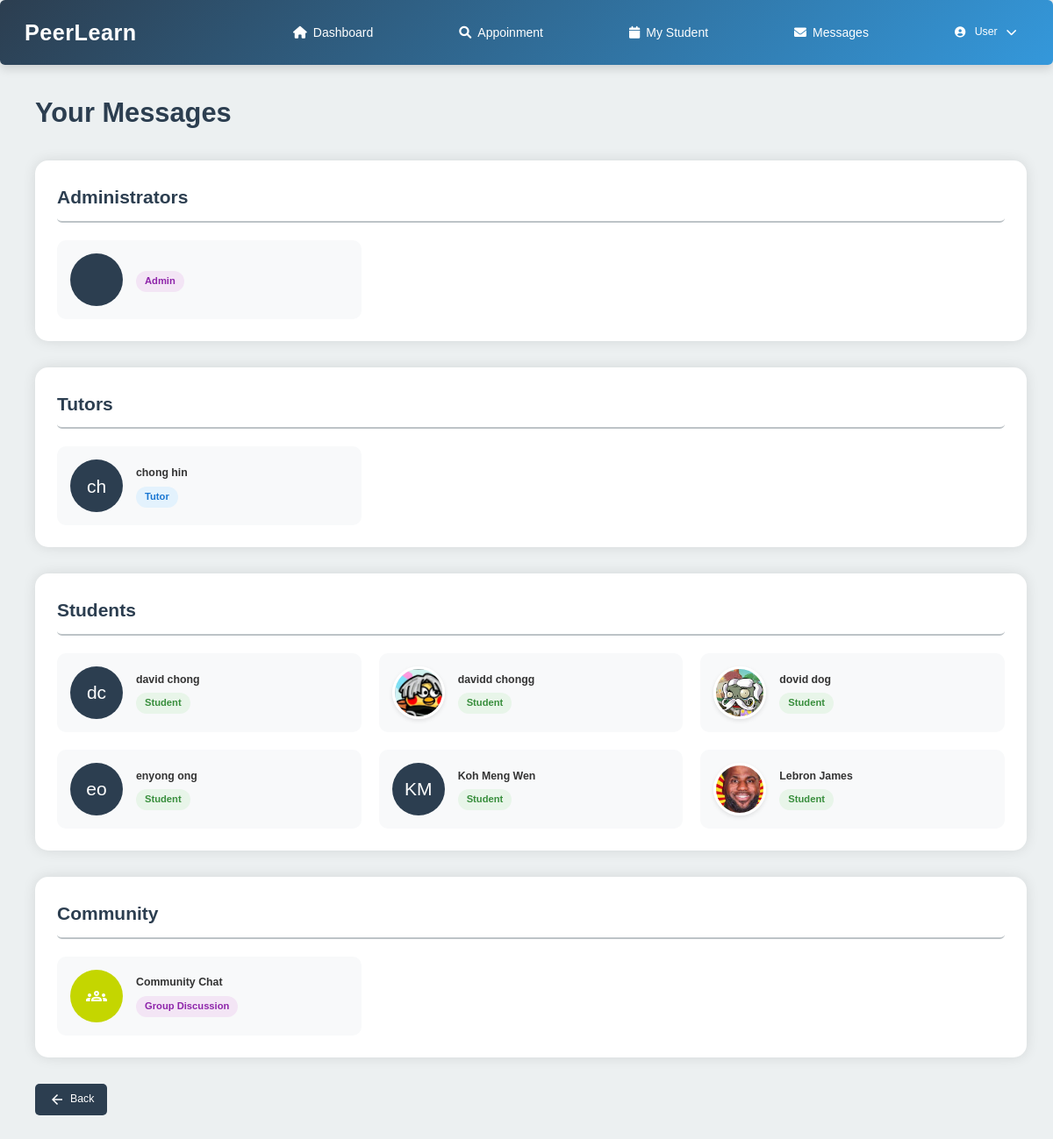
Before: /messages_list.php (signed in) with the older database file.
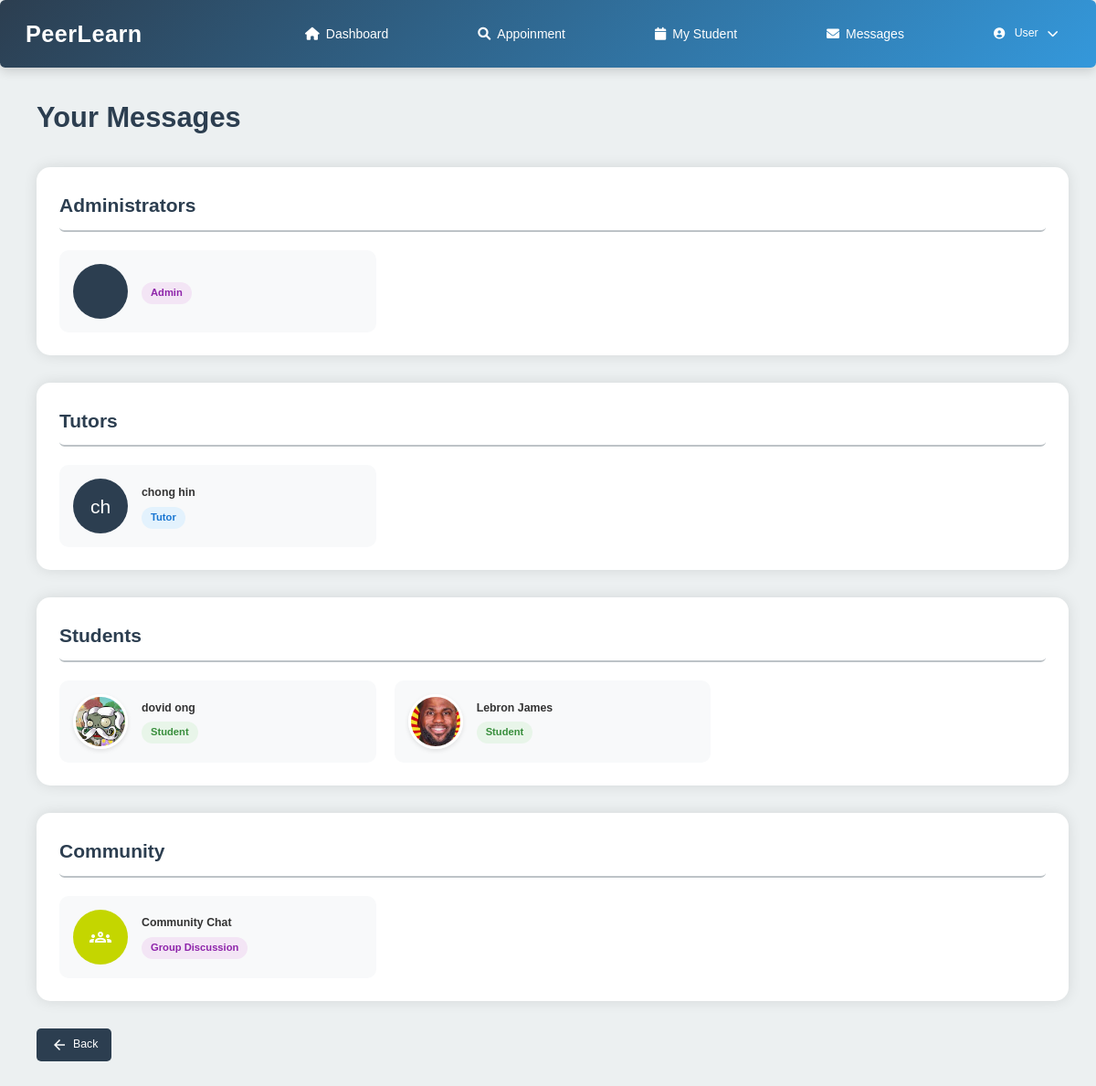
After: the same page with the newer database file.
### tables this page shows
CREATE TABLE `user` (
  `user_id` int(11) NOT NULL,
  `username` varchar(50) NOT NULL,
  `password` varchar(255) DEFAULT NULL,
  `email` varchar(100) NOT NULL,
  `role` enum('student','tutor','admin') NOT NULL,
  `first_name` varchar(50) NOT NULL,
  `last_name` varchar(50) NOT NULL,
  `phone` varchar(20) DEFAULT NULL,
  `profile_image` varchar(255) DEFAULT NULL,
  `is_active` tinyint(1) DEFAULT 1,
  `created_at` timestamp NOT NULL DEFAULT current_timestamp(),
  `last_login` datetime DEFAULT NULL,
  `reset_token_hash` varchar(64) DEFAULT NULL,
  `reset_token_expires_at` datetime DEFAULT NULL
);

### messages_list.php (the view, shortened to what this page needs)
<?php
require_once "db_connection.php";
$current_user_query = "SELECT role FROM user WHERE user_id = ?";
$stmt = $conn->prepare($current_user_query);
$stmt->bind_param("i", $_SESSION['user_id']);
$stmt->execute();
$current_user_result = $stmt->get_result();
$current_user = $current_user_result->fetch_assoc();
$query = "SELECT user_id, first_name, last_name, profile_image, role
          FROM user
          WHERE user_id != ?
          ORDER BY
            CASE
                WHEN role = 'admin' THEN 1
                WHEN role = 'tutor' THEN 2
                WHEN role = 'student' THEN 3
                ELSE 4
            END, first_name";
$stmt = $conn->prepare($query);
$stmt->bind_param("i", $_SESSION['user_id']);
$stmt->execute();
$result = $stmt->get_result();
$users = $result->fetch_all(MYSQLI_ASSOC);
$admins = array_filter($users, function($user) {
    return $user['role'] === 'admin';
});
$tutors = array_filter($users, function($user) {
    return $user['role'] === 'tutor';
});
$students = array_filter($users, function($user) {
    return $user['role'] === 'student';
});
if ($current_user['role'] === 'student') {
    $back_url = 'student_main_page.php';
} elseif ($current_user['role'] === 'tutor') {
    $back_url = 'tutor_main_page.php';
} else {
    $back_url = 'home_page.html';
}
?>
<!DOCTYPE html>
<html>
<head>
    <link rel="stylesheet" href="studentstyle.css">
</head>
<body>
    <?php
    if ($current_user['role'] === 'student') {
        include 'header/stud_head.php';
    } elseif ($current_user['role'] === 'tutor') {
        include 'header/tut_head.php';
    } else {
        include 'header/header.php';
    }
    ?>
    <div class="main-content">
        <div class="message-center-container">
            <h1>Your Messages</h1>
            <?php if (!empty($admins)): ?>
                <div class="user-section">
                    <h2>Administrators</h2>
                    <div class="user-grid">
                        <?php foreach ($admins as $admin): ?>
                            <a href="messages.php?user_id=<?= $admin['user_id'] ?>" class="user-card">
                                <?php if ($admin['profile_image']): ?>
                                    <img src="<?= htmlspecialchars($admin['profile_image']) ?>" class="user-avatar" alt="Profile">
                                <?php else: ?>
                                    <div class="default-avatar">
                                    </div>
                                <?php endif; ?>
                                <div class="user-info">
                                    <span class="role-badge admin-badge">Admin</span>
                                </div>
                            </a>
                        <?php endforeach; ?>
                    </div>
                </div>
            <?php endif; ?>
            <div class="user-section">
                <h2>Tutors</h2>
                <?php if (!empty($tutors)): ?>
                    <div class="user-grid">
                        <?php foreach ($tutors as $tutor): ?>
                            <a href="messages.php?user_id=<?= $tutor['user_id'] ?>" class="user-card">
                                <?php if ($tutor['profile_image']): ?>
                                    <img src="<?= htmlspecialchars($tutor['profile_image']) ?>" class="user-avatar" alt="Profile">
                                <?php else: ?>
                                    <div class="default-avatar">
                                        <?= substr($tutor['first_name'], 0, 1) . substr($tutor['last_name'], 0, 1) ?>
                                    </div>
                                <?php endif; ?>
                                <div class="user-info">
                                    <div class="user-name"><?= htmlspecialchars($tutor['first_name'] . ' ' . $tutor['last_name']) ?></div>
                                    <span class="role-badge tutor-badge">Tutor</span>
                                </div>
                            </a>
                        <?php endforeach; ?>
                    </div>
                <?php else: ?>
                    <p class="empty-message">No tutors available</p>
                <?php endif; ?>
            </div>
            <?php if ($current_user['role'] === 'tutor'): ?>
                <div class="user-section">
                    <h2>Students</h2>
                    <?php if (!empty($students)): ?>
                        <div class="user-grid">
                            <?php foreach ($students as $student): ?>
                                <a href="messages.php?user_id=<?= $student['user_id'] ?>" class="user-card">
                                    <?php if ($student['profile_image']): ?>
                                        <img src="<?= htmlspecialchars($student['profile_image']) ?>" class="user-avatar" alt="Profile">
                                    <?php else: ?>
                                        <div class="default-avatar">
                                            <?= substr($student['first_name'], 0, 1) . substr($student['last_name'], 0, 1) ?>
                                        </div>
                                    <?php endif; ?>
                                    <div class="user-info">
                                        <div class="user-name"><?= htmlspecialchars($student['first_name'] . ' ' . $student['last_name']) ?></div>
                                        <span class="role-badge student-badge">Student</span>
                                    </div>
                                </a>
                            <?php endforeach; ?>
                        </div>
                    <?php else: ?>
                        <p class="empty-message">No students available</p>
                    <?php endif; ?>
                </div>
            <?php endif; ?>
             <div class="user-section">
            <h2>Community</h2>
            <div class="user-grid">
                <a href="community_chat.php" class="user-card">
                    <div class="default-avatar" style="background-color: var(--accent);">
                        <span class="material-symbols-sharp">groups</span>
                    </div>
                    <div class="user-info">
                        <div class="user-name">Community Chat</div>
                        <span class="role-badge admin-badge">Group Discussion</span>
                    </div>
                </a>
            </div>
        </div>
        <div class="message-center-container">
            <a href="<?php echo $back_url; ?>" class="back-button">
                <span class="material-symbols-sharp">arrow_back</span>
                Back
            </a>
        </div>
    </div>
</body>
</html>

### header/tut_head.php (shortened to what this page needs)
<!DOCTYPE html>
<html lang="en">
<head>
    <link rel="stylesheet" href="https://cdnjs.cloudflare.com/ajax/libs/font-awesome/6.0.0/css/all.min.css">
</head>
<body>
    <header class="header">
        <div class="header-content">
            <div class="logo">
                PeerLearn
            </div>
            <nav class="nav-links">
                <a href="tutor_main_page.php"><i class="fas fa-home"></i> Dashboard</a>
                <a href="tutor_requests.php"><i class="fas fa-search"></i> Appoinment</a>
                <a href="tutor_students.php"><i class="fas fa-calendar"></i> My Student</a>
                <a href="messages.php"><i class="fas fa-envelope"></i> Messages</a>
                <div class="user-menu" onclick="toggleDropdown()">
                    <i class="fas fa-user-circle"></i>
                    <?php echo htmlspecialchars(isset($_SESSION['first_name']) ? $_SESSION['first_name'] : 'User'); ?>
                    <i class="fas fa-chevron-down"></i>
                </div>
            </nav>
        </div>
    </header>
</body>
</html>

### studentstyle.css (style rules this page uses)
* { margin: 0; padding: 0; outline: 0; appearance: none; border: 0; text-decoration: none; list-style: none; box-sizing: border-box; border-radius: 0.4rem; }
html { font-size: 14px; }
body { width: 100vw; height: 100vh; font-family: poppins, sans-serif; font-size: 0.88rem; background: #f6f6f9; user-select: none; overflow-x: hidden; color: #363949; }
a { color: #363949; }
img { display: block; width: 100%; }
h1 { font-weight: 800; font-size: 1.8rem; }
h2 { font-size: 1.4rem; }

### messages_list.php (style rules this page uses)
:root { --primary: #2B3990; --secondary: #00AEEF; --accent: #C4D600; --light-gray: #f5f7fa; --gray: #e9ecef; --dark-gray: #6c757d; }
* { margin: 0; padding: 0; box-sizing: border-box; font-family: 'Arial', sans-serif; }
body { display: flex; flex-direction: column; min-height: 100vh; background-color: var(--light-gray); padding-top: 0; }
.main-content { flex: 1; padding: 30px; margin-left: 10px; }
.message-center-container { max-width: 1200px; margin: 0 auto; }
.message-center-container h1 { font-size: 2.2rem; margin-bottom: 30px; color: var(--primary); }
.user-section { margin-bottom: 30px; background-color: white; border-radius: 15px; padding: 25px; box-shadow: 0 0 15px rgba(0,0,0,0.1); }
.user-section h2 { font-size: 1.5rem; margin-bottom: 20px; color: var(--primary); padding-bottom: 10px; border-bottom: 2px solid var(--gray); }
.user-grid { display: grid; grid-template-columns: repeat(auto-fill, minmax(280px, 1fr)); gap: 20px; }
.user-card { display: flex; align-items: center; padding: 15px; background-color: var(--light-gray); border-radius: 10px; transition: all 0.3s ease; }
.user-avatar { width: 60px; height: 60px; border-radius: 50%; object-fit: cover; margin-right: 15px; border: 3px solid white; box-shadow: 0 2px 5px rgba(0,0,0,0.1); }
.default-avatar { width: 60px; height: 60px; border-radius: 50%; background-color: var(--primary); display: flex; align-items: center; justify-content: center; color: white; font-size: 1.5rem; margin-right: 15px; }
.user-info { flex-grow: 1; }
.user-name { font-weight: 600; color: #333; margin-bottom: 5px; }
.role-badge { display: inline-block; padding: 3px 10px; border-radius: 15px; font-size: 0.8rem; font-weight: 600; }
.tutor-badge { background-color: #e3f2fd; color: #1976d2; }
.student-badge { background-color: #e8f5e9; color: #388e3c; }
.admin-badge { background-color: #f3e5f5; color: #8e24aa; }
.back-button { display: inline-flex; align-items: center; margin-bottom: 20px; padding: 8px 15px; background-color: var(--primary); color: white; border-radius: 5px; text-decoration: none; transition: all 0.3s ease; }
.back-button .material-symbols-sharp { margin-right: 5px; font-size: 20px; }

### header/tut_head.php (style rules this page uses)
:root { --primary: #2c3e50; --secondary: #3498db; --success: #27ae60; --danger: #e74c3c; --warning: #f39c12; --light: #ecf0f1; --dark: #34495e; --gray: #bdc3c7; --light-gray: #f8f9fa; --dark-gray: #7f8c8d; --yellow-hover: #FFD700; }
* { margin: 0; padding: 0; box-sizing: border-box; }
body { font-family: 'Inter', 'Segoe UI', Tahoma, Geneva, Verdana, sans-serif; background-color: var(--light); color: var(--dark); line-height: 1.6; }
.header, .navbar { background: linear-gradient(135deg, var(--primary), var(--secondary)); color: white; padding: 1.2rem 2rem; box-shadow: 0 4px 12px rgba(0, 0, 0, 0.15); position: sticky; top: 0; z-index: 1000; }
.header-content { max-width: 1400px; margin: 0 auto; display: flex; justify-content: space-between; align-items: center; }
.logo { font-size: 1.8rem; font-weight: 700; letter-spacing: 0.5px; }
.nav-links { display: flex; gap: 5rem; align-items: center; }
.nav-links a { color: white; text-decoration: none; font-size: 1rem; font-weight: 500; padding: 0.5rem 1rem; border-radius: 6px; transition: background 0.3s, opacity 0.3s; display: flex; align-items: center; gap: 0.5rem; }
.user-menu { position: relative; cursor: pointer; display: flex; align-items: center; gap: 0.75rem; color: white; font-weight: 500; padding: 0.5rem 1rem; border-radius: 6px; transition: background 0.3s; }

Changed rows visible on the page:
removed user: first_name "d", last_name "c", first_name+last_name "david chong", shown under "Students"
removed user: profile_image (picture), first_name+last_name "davidd chongg", shown under "Students"
removed user: first_name "e", last_name "o", first_name+last_name "enyong ong", shown under "Students"
removed user: first_name "K", last_name "M", first_name+last_name "Koh Meng Wen", shown under "Students"
changed user: first_name+last_name "dovid dog" → "dovid ong"
